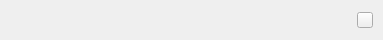
<?xml version="1.0" encoding="UTF-8"?>
<ui version="4.0">
 <class>ChooseItem</class>
 <widget class="KiranFrame" name="ChooseItem">
  <property name="geometry">
   <rect>
    <x>0</x>
    <y>0</y>
    <width>383</width>
    <height>40</height>
   </rect>
  </property>
  <property name="sizePolicy">
   <sizepolicy hsizetype="Preferred" vsizetype="Fixed">
    <horstretch>0</horstretch>
    <verstretch>0</verstretch>
   </sizepolicy>
  </property>
  <property name="minimumSize">
   <size>
    <width>0</width>
    <height>40</height>
   </size>
  </property>
  <property name="maximumSize">
   <size>
    <width>16777215</width>
    <height>40</height>
   </size>
  </property>
  <property name="focusPolicy">
   <enum>Qt::StrongFocus</enum>
  </property>
  <property name="windowTitle">
   <string>Form</string>
  </property>
  <layout class="QHBoxLayout" name="horizontalLayout">
   <property name="spacing">
    <number>10</number>
   </property>
   <property name="leftMargin">
    <number>10</number>
   </property>
   <property name="topMargin">
    <number>0</number>
   </property>
   <property name="rightMargin">
    <number>10</number>
   </property>
   <property name="bottomMargin">
    <number>0</number>
   </property>
   <item>
    <widget class="QLabel" name="label_country_name">
     <property name="text">
      <string/>
     </property>
    </widget>
   </item>
   <item>
    <spacer name="horizontalSpacer">
     <property name="orientation">
      <enum>Qt::Horizontal</enum>
     </property>
     <property name="sizeHint" stdset="0">
      <size>
       <width>285</width>
       <height>20</height>
      </size>
     </property>
    </spacer>
   </item>
   <item>
    <widget class="QLabel" name="label_selected">
     <property name="minimumSize">
      <size>
       <width>16</width>
       <height>16</height>
      </size>
     </property>
     <property name="maximumSize">
      <size>
       <width>16</width>
       <height>16</height>
      </size>
     </property>
     <property name="text">
      <string/>
     </property>
    </widget>
   </item>
   <item>
    <widget class="QToolButton" name="btn_delete">
     <property name="minimumSize">
      <size>
       <width>16</width>
       <height>16</height>
      </size>
     </property>
     <property name="maximumSize">
      <size>
       <width>16</width>
       <height>16</height>
      </size>
     </property>
     <property name="focusPolicy">
      <enum>Qt::TabFocus</enum>
     </property>
     <property name="text">
      <string/>
     </property>
    </widget>
   </item>
  </layout>
 </widget>
 <customwidgets>
  <customwidget>
   <class>KiranFrame</class>
   <extends>QWidget</extends>
   <header>kiran-frame/kiran-frame.h</header>
   <container>1</container>
  </customwidget>
 </customwidgets>
 <resources/>
 <connections/>
</ui>
